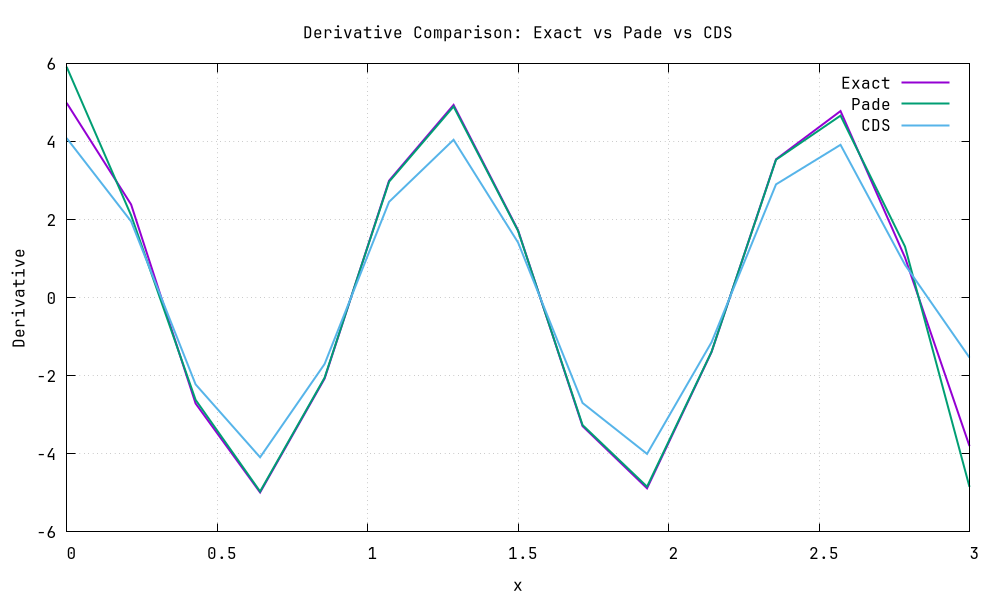

Write the gnuplot code that produced this figure.
set terminal pngcairo size 1000,600 enhanced
set output "plot.png"

set grid
set xlabel "x"
set ylabel "Derivative"
set title "Derivative Comparison: Exact vs Pade vs CDS"

plot "output.dat" using 1:2 with lines lw 2 title "Exact", \
     "output.dat" using 1:3 with lines lw 2 title "Pade", \
     "output.dat" using 1:4 with lines lw 2 title "CDS"

unset output
